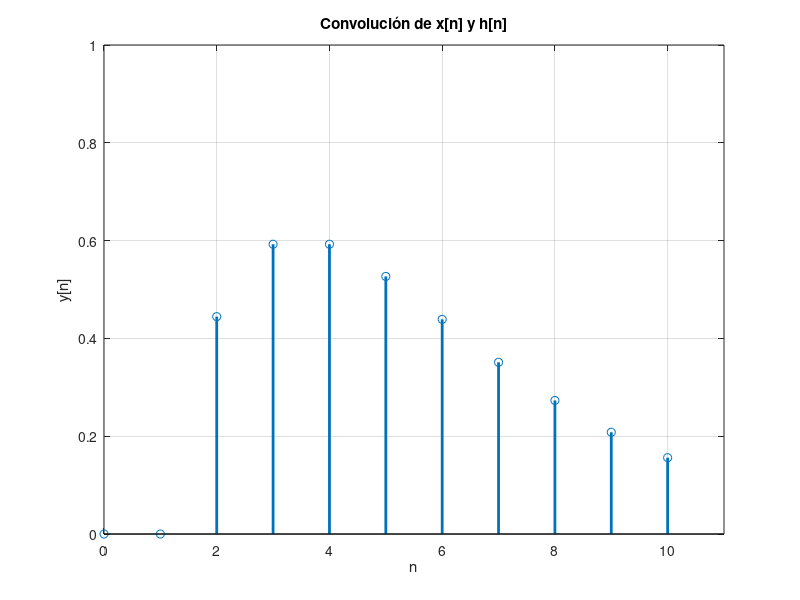

MATLAB code to generate this figure:
% Definir las señales
clear
clc;
close all;

n=-10:1:10;



u=double(n>0); % Escalón unitario
x=(2/3).^n.*u; % Señal exponencial
h=(2/3).^n.*u; % Respuesta al impulso

y=conv(x,h,"same"); % Convolución

stem(n,y,'LineWidth',2); % Graficar x[n]
grid on;
title('Convolución de x[n] y h[n]');
axis([0 11 0 1]);
xlabel('n');
ylabel('y[n]');